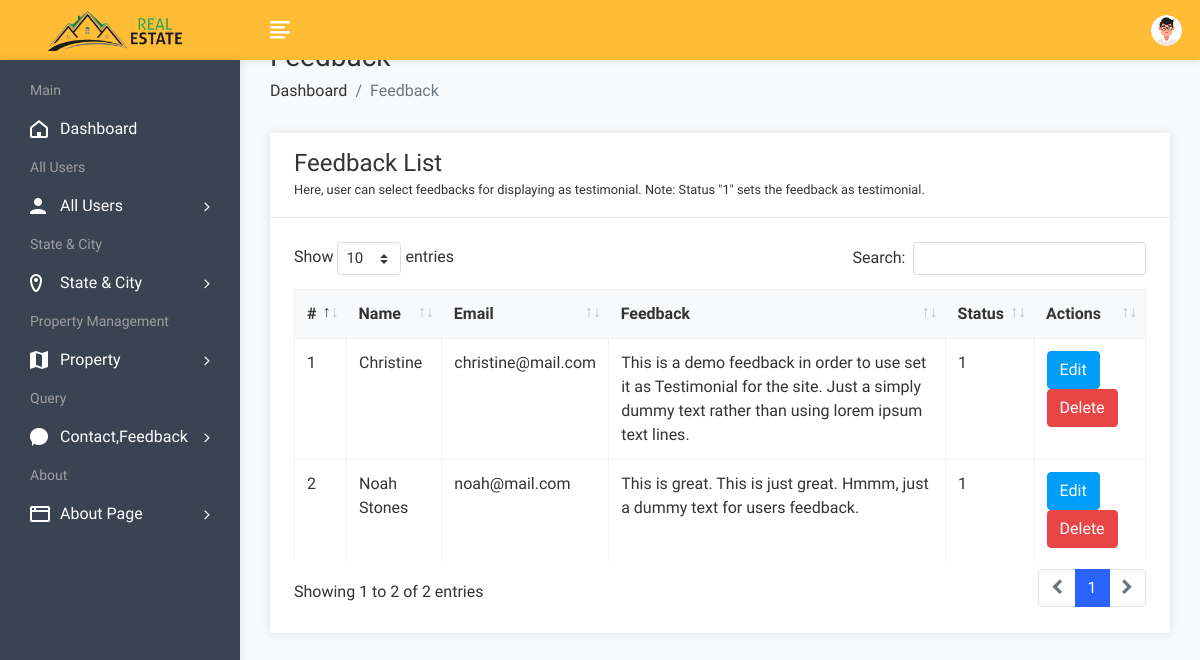
Page /admin/feedbackview.php (signed in) on the earlier database version.
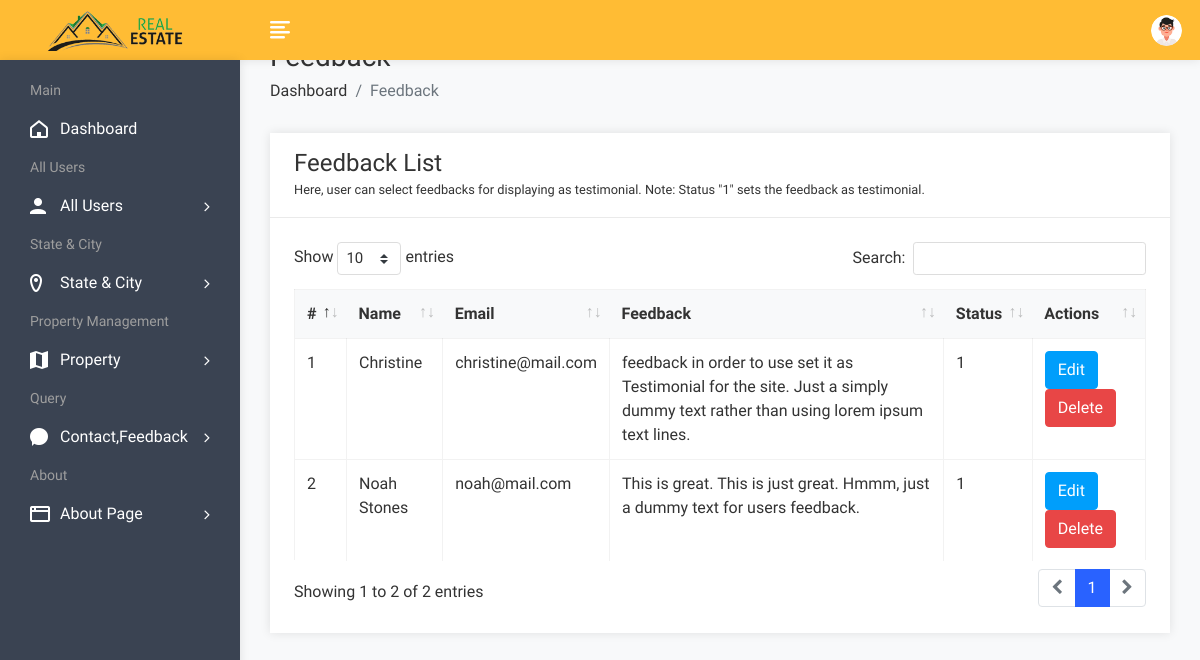
Same page on the later database version.
### tables this page shows
CREATE TABLE `feedback` (
  `fid` int(50) NOT NULL,
  `uid` int(50) NOT NULL,
  `fdescription` varchar(300) NOT NULL,
  `status` int(1) NOT NULL,
  `date` datetime NOT NULL DEFAULT current_timestamp()
);

CREATE TABLE `user` (
  `uid` int(50) NOT NULL,
  `uname` varchar(100) NOT NULL,
  `uemail` varchar(100) NOT NULL,
  `uphone` varchar(20) NOT NULL,
  `upass` varchar(50) NOT NULL,
  `utype` varchar(50) NOT NULL,
  `uimage` varchar(300) NOT NULL
);

### admin/feedbackview.php (the view, shortened to what this page needs)
<!DOCTYPE html>
<html lang="en">
<head>
        <link rel="stylesheet" href="assets/css/bootstrap.min.css">
        <link rel="stylesheet" href="assets/css/font-awesome.min.css">
        <link rel="stylesheet" href="assets/css/feathericon.min.css">
		<link rel="stylesheet" href="assets/plugins/datatables/dataTables.bootstrap4.min.css">
		<link rel="stylesheet" href="assets/plugins/datatables/responsive.bootstrap4.min.css">
		<link rel="stylesheet" href="assets/plugins/datatables/select.bootstrap4.min.css">
		<link rel="stylesheet" href="assets/plugins/datatables/buttons.bootstrap4.min.css">
        <link rel="stylesheet" href="assets/css/style.css">
    </head>
    <body>
				<?php include("header.php"); ?>
            <div class="page-wrapper">
                <div class="content container-fluid">
					<div class="page-header">
						<div class="row">
							<div class="col">
								<h3 class="page-title">Feedback</h3>
								<ul class="breadcrumb">
									<li class="breadcrumb-item"><a href="dashboard.php">Dashboard</a></li>
									<li class="breadcrumb-item active">Feedback</li>
								</ul>
							</div>
						</div>
					</div>
					<div class="row">
						<div class="col-sm-12">
							<div class="card">
								<div class="card-header">
									<h4 class="card-title">Feedback List</h4>
									<small>Here, user can select feedbacks for displaying as testimonial. Note: Status "1" sets the feedback as testimonial.</small>
								</div>
								<div class="card-body">
									<table id="basic-datatable" class="table table-bordered table-hover">
                                            <thead>
                                                <tr>
                                                    <th>#</th>
                                                    <th>Name</th>
                                                    <th>Email</th>
                                                    <th>Feedback</th>
													<th>Status</th>
                                                    <th>Actions</th>
                                                </tr>
                                            </thead>
                                            <tbody>
											<?php
												$query=mysqli_query($con,"select feedback.*, user.* from feedback,user where feedback.uid=user.uid");
												$cnt=1;
												while($row=mysqli_fetch_array($query))
													{
											?>
                                                <tr>
                                                    <td><?php echo $cnt; ?></td>
                                                    <td><?php echo $row['uname']; ?></td>
                                                    <td><?php echo $row['uemail']; ?></td>
                                                    <td><?php echo $row['2']; ?></td>
                                                    <td><?php echo $row['3']; ?></td>
													<td><a href="feedbackedit.php?id=<?php echo $row['0']; ?>"><button class="btn btn-info">Edit</button></a>
                                                    <a href="feedbackdelete.php?id=<?php echo $row['0']; ?>"><button class="btn btn-danger">Delete</button></a></td>
                                                </tr>
                                                <?php
												$cnt=$cnt+1;
												}
												?>
                                            </tbody>
                                        </table>
								</div>
							</div>
						</div>
					</div>
				</div>
			</div>
    </body>
</html>

### admin/header.php (shortened to what this page needs)
<div class="header">
              <div class="header-left">
                  <a href="dashboard.php" class="logo">
				<img src="assets/img/rsadmin.png" alt="Logo">
			</a>
              </div>
		<a href="javascript:void(0);" id="toggle_btn">
			<i class="fe fe-text-align-left"></i>
		</a>
		<ul class="nav user-menu">
			<li class="nav-item dropdown app-dropdown">
				<a href="#" class="dropdown-toggle nav-link" data-toggle="dropdown">
					<span class="user-img"><img class="rounded-circle" src="assets/img/profiles/avatar-01.png" width="31" alt="Ryan Taylor"></span>
				</a>
			</li>
		</ul>
          </div>
          <div class="sidebar" id="sidebar">
              <div class="sidebar-inner slimscroll">
			<div id="sidebar-menu" class="sidebar-menu">
				<ul>
					<li class="menu-title">
						<span>Main</span>
					</li>
					<li>
						<a href="dashboard.php"><i class="fe fe-home"></i> <span>Dashboard</span></a>
					</li>
					<li class="menu-title">
						<span>All Users</span>
					</li>
					<li class="submenu">
						<a href="#"><i class="fe fe-user"></i> <span> All Users </span> <span class="menu-arrow"></span></a>
					</li>
					<li class="menu-title">
						<span>State & City</span>
					</li>
					<li class="submenu">
						<a href="#"><i class="fe fe-location"></i> <span>State & City</span> <span class="menu-arrow"></span></a>
					</li>
					<li class="menu-title">
						<span>Property Management</span>
					</li>
					<li class="submenu">
						<a href="#"><i class="fe fe-map"></i> <span> Property</span> <span class="menu-arrow"></span></a>
					</li>
					<li class="menu-title">
						<span>Query</span>
					</li>
					<li class="submenu">
						<a href="#"><i class="fe fe-comment"></i> <span> Contact,Feedback </span> <span class="menu-arrow"></span></a>
					</li>
					<li class="menu-title">
						<span>About</span>
					</li>
					<li class="submenu">
						<a href="#"><i class="fe fe-browser"></i> <span> About Page </span> <span class="menu-arrow"></span></a>
					</li>
				</ul>
			</div>
              </div>
          </div>

Differences in the rows shown:
changed feedback "Christine": fdescription "This is a demo feedback in order to use set it as Testimonial for the site. Just a simply dummy text rather than using lorem ipsum text lines." → "feedback in order to use set it as Testimonial for the site. Just a simply dummy text rather than using lorem ipsum text lines."
